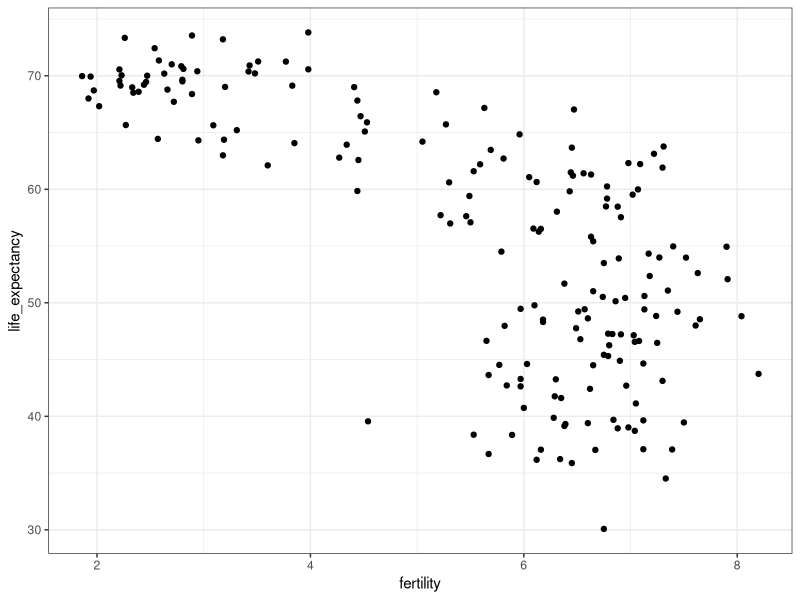
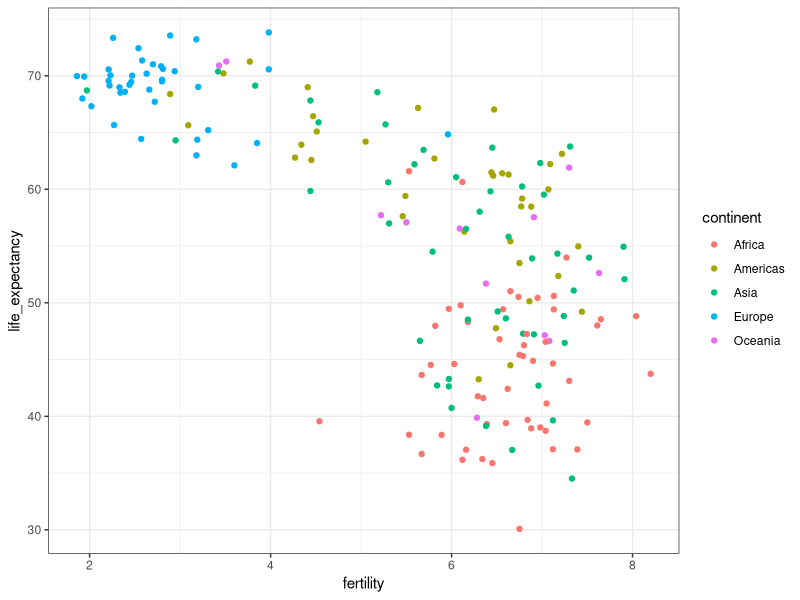
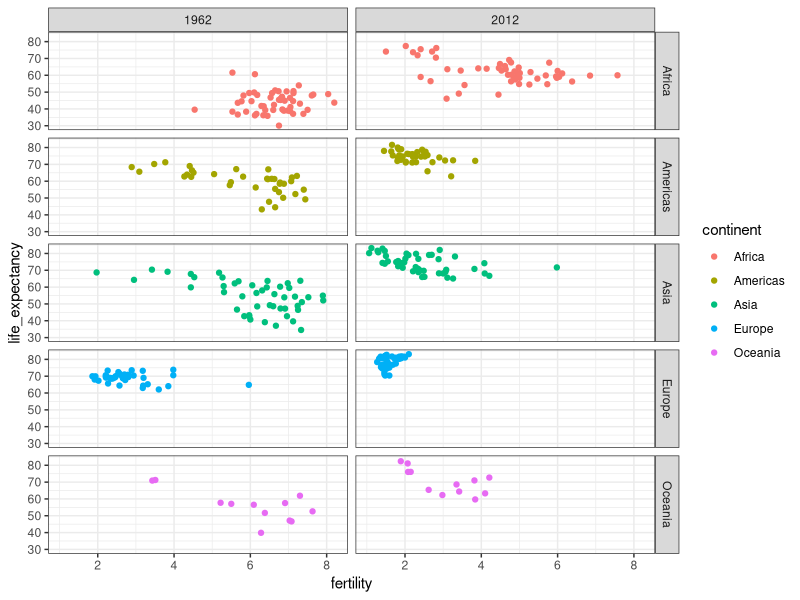
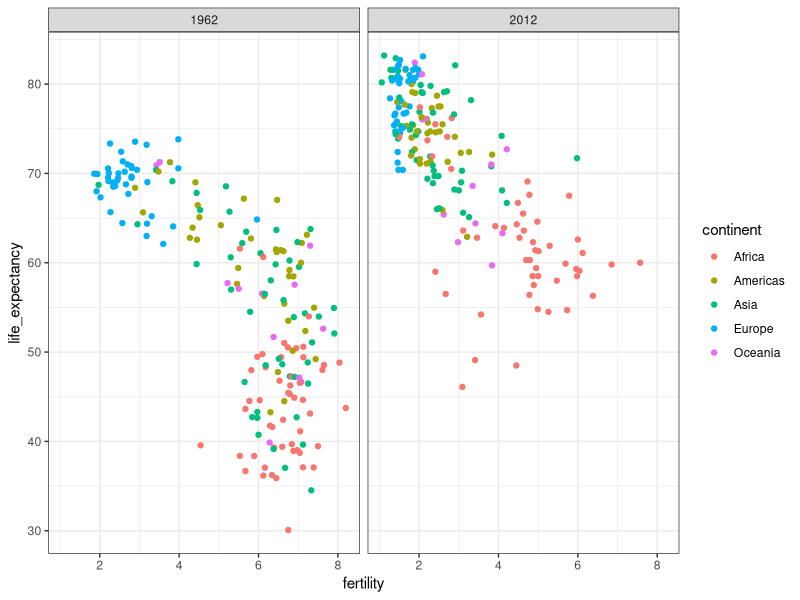
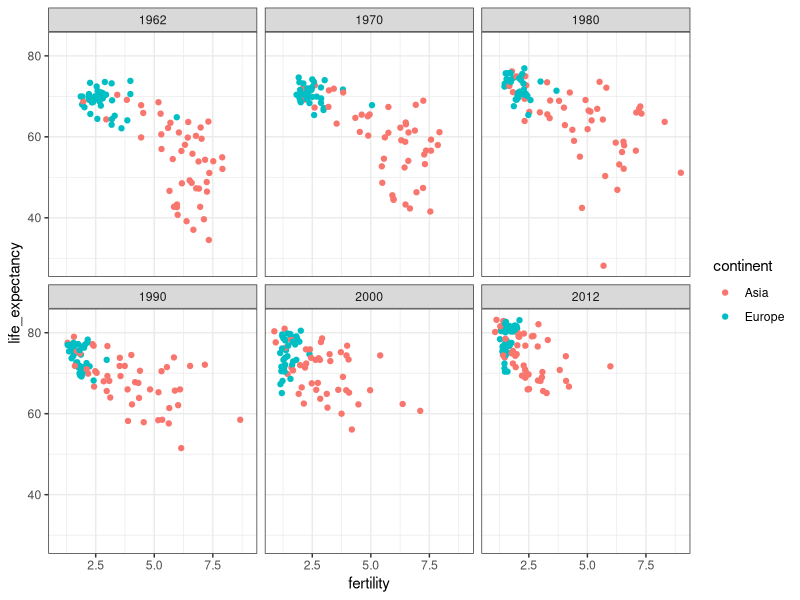
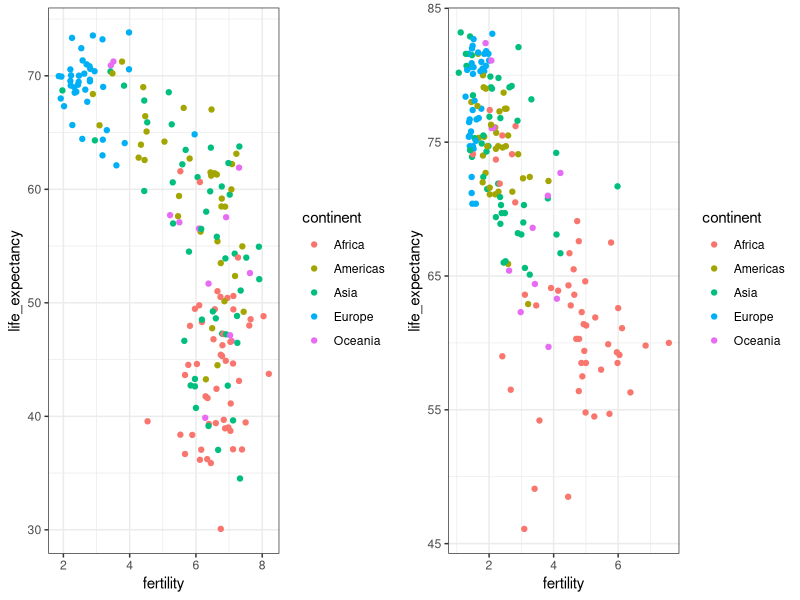
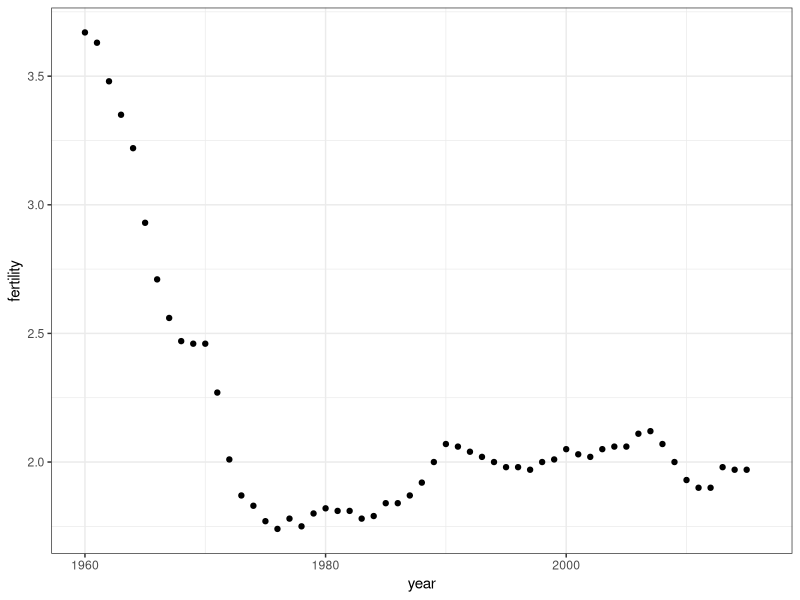
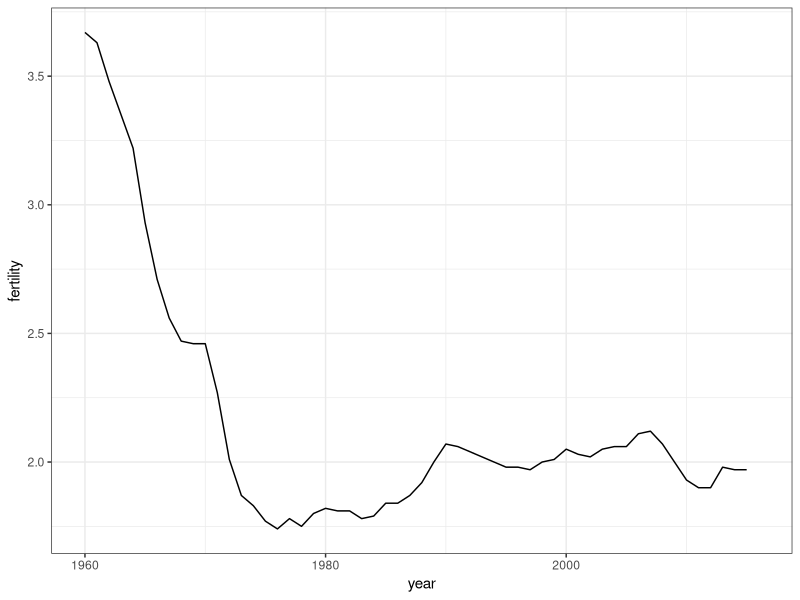

Write the R code that produced these figures, in order.
## ---- chunk 1
knitr::opts_chunk$set(echo = TRUE)
## ---- chunk 2
library(dslabs)
data(gapminder)
head(gapminder)
## ---- chunk 3
library(tidyverse)
gapminder %>% 
  filter(year == 2015 & country %in% c("Sri Lanka","Turkey")) %>% 
  select(country, infant_mortality)
## ---- chunk 4
comp_table <- data_frame(comparison = rep(1:5, each = 2),
           country = c("Sri Lanka", "Turkey", "Poland", "South Korea", "Malaysia", "Russia", "Pakistan","Vietnam","Thailand","South Africa"))

tmp <- gapminder %>% 
  filter(year == 2015) %>% 
  select(country, infant_mortality) %>% 
  mutate(country = as.character(country)) ##to match characters to characters
  
tab <- inner_join(comp_table, tmp, by = "country") %>% select(-comparison)
  
bind_cols(slice(tab,seq(1,9,2)), slice(tab,seq(2,10,2))) %>% knitr::kable()
## ---- chunk 5
ds_theme_set()

filter(gapminder, year == 1962) %>%
  ggplot(aes(fertility, life_expectancy)) +
  geom_point()
## ---- chunk 6
filter(gapminder, year == 1962) %>%
  ggplot(aes(fertility, life_expectancy, color = continent)) +
  geom_point() 
## ---- chunk 7
filter(gapminder, year %in% c(1962, 2012)) %>%
  ggplot(aes(fertility, life_expectancy, color = continent)) +
  geom_point() +
  facet_grid(continent~year)
## ---- chunk 8
filter(gapminder, year %in% c(1962, 2012)) %>%
  ggplot(aes(fertility, life_expectancy, color = continent)) +
  geom_point() +
  facet_grid( . ~ year)
## ---- chunk 9
years <- c(1962, 1970, 1980, 1990, 2000, 2012)
continents <- c("Europe", "Asia")
gapminder %>% 
  filter(year %in% years & continent %in% continents) %>%
  ggplot(aes(fertility, life_expectancy, color = continent)) +
  geom_point() +
  facet_wrap(~year) 
## ---- chunk 10
library(gridExtra)
p1 <- filter(gapminder, year == 1962) %>%
  ggplot(aes(fertility, life_expectancy, col = continent)) +
  geom_point() 
p2 <- filter(gapminder, year == 2012) %>%
  ggplot(aes(fertility, life_expectancy, col = continent)) +
  geom_point() 
grid.arrange(p1, p2, ncol = 2)
## ---- chunk 11
gapminder %>% filter(country == "United States") %>% 
  ggplot(aes(year, fertility)) +
  geom_point()
## ---- chunk 12
gapminder %>% filter(country == "United States") %>% 
  ggplot(aes(year,fertility)) +
  geom_line()
## ---- chunk 13
countries <- c("South Korea", "Germany")
gapminder %>% filter(country %in% countries) %>% 
  ggplot(aes(year,fertility)) +
  geom_line()
## ---- chunk 14
countries <- c("South Korea", "Germany")
gapminder %>% filter(country %in% countries) %>% 
  ggplot(aes(year, fertility, group = country)) +
  geom_line()
## ---- chunk 15
countries <- c("South Korea", "Germany")
gapminder %>% filter(country %in% countries) %>% 
  ggplot(aes(year,fertility, color = country)) +
  geom_line()
## ---- chunk 16
labels <- data.frame(country = countries, x = c(1975, 1965), y = c(60, 72))

gapminder %>% filter(country %in% countries) %>% 
  ggplot(aes(year, life_expectancy, color = country)) +
  geom_line() +
  geom_text(data = labels, aes(x, y, label = country), size = 5) +
  theme(legend.position = "none")
## ---- chunk 17
gapminder <- gapminder %>% 
  mutate(dollars_per_day = gdp/population/365)
## ---- chunk 18
past_year <- 1970
gapminder %>% 
  filter(year == past_year & !is.na(gdp)) %>%
  ggplot(aes(dollars_per_day)) + 
  geom_histogram(binwidth = 1, color = "black")
## ---- chunk 19
gapminder %>% 
  filter(year == past_year & !is.na(gdp)) %>%
  ggplot(aes(log2(dollars_per_day))) + 
  geom_histogram(binwidth = 1, color = "black")
## ---- chunk 20
gapminder %>% filter(year == past_year) %>%
  ggplot(aes(log10(population))) +
  geom_histogram(binwidth = 0.5, color = "black")
## ---- chunk 21
gapminder %>% 
  filter(year == past_year & !is.na(gdp)) %>%
  ggplot(aes(dollars_per_day)) + 
  geom_histogram(binwidth = 1, color = "black") +
  scale_x_continuous(trans = "log2")
## ---- chunk 22
length(levels(gapminder$region))
## ---- chunk 23
p <- gapminder %>% 
  filter(year == past_year & !is.na(gdp)) %>%
  ggplot(aes(region, dollars_per_day)) 
p + geom_boxplot() 
## ---- chunk 24
p + geom_boxplot() +
  theme(axis.text.x = element_text(angle = 90, hjust = 1))
## ---- chunk 25
fac <- factor(c("Asia", "Asia", "West", "West", "West"))
levels(fac)

value <- c(10, 11, 12, 6, 4)
fac <- reorder(fac, value, FUN = mean)
levels(fac)
## ---- chunk 26
p <- gapminder %>% 
  filter(year == past_year & !is.na(gdp)) %>%
  mutate(region = reorder(region, dollars_per_day, FUN = median)) %>%
  ggplot(aes(region, dollars_per_day, fill = continent)) +
  geom_boxplot() +
  theme(axis.text.x = element_text(angle = 90, hjust = 1)) +
  xlab("")
p
## ---- chunk 27
p + scale_y_continuous(trans = "log2")
## ---- chunk 28
p + scale_y_continuous(trans = "log2") + geom_point(show.legend = FALSE) 
## ---- chunk 29
west <- c("Western Europe","Northern Europe","Southern Europe",
          "Northern America","Australia and New Zealand")
## ---- chunk 30
gapminder %>% 
  filter(year == past_year & !is.na(gdp)) %>%
  mutate(group = ifelse(region %in% west, "West", "Developing")) %>%
  ggplot(aes(dollars_per_day)) +
  geom_histogram(binwidth = 1, color = "black") +
  scale_x_continuous(trans = "log2") + 
  facet_grid(. ~ group)
## ---- chunk 31
past_year <- 1970
present_year <- 2010
gapminder %>% 
  filter(year %in% c(past_year, present_year) & !is.na(gdp)) %>%
  mutate(group = ifelse(region %in% west, "West", "Developing")) %>%
  ggplot(aes(dollars_per_day)) +
  geom_histogram(binwidth = 1, color = "black") +
  scale_x_continuous(trans = "log2") + 
  facet_grid(year ~ group)
## ---- chunk 32
country_list_1 <- gapminder %>% 
  filter(year == past_year & !is.na(dollars_per_day)) %>% .$country

country_list_2 <- gapminder %>% 
  filter(year == present_year & !is.na(dollars_per_day)) %>% .$country
      
country_list <- intersect(country_list_1, country_list_2)
## ---- chunk 33
gapminder %>% 
  filter(year %in% c(past_year, present_year) & country %in% country_list) %>%
  mutate(group = ifelse(region %in% west, "West", "Developing")) %>%
  ggplot(aes(dollars_per_day)) +
  geom_histogram(binwidth = 1, color = "black") +
  scale_x_continuous(trans = "log2") + 
  facet_grid(year ~ group)
## ---- chunk 34
p <- gapminder %>% 
  filter(year %in% c(past_year, present_year) & country %in% country_list) %>%
  mutate(region = reorder(region, dollars_per_day, FUN = median)) %>%
  ggplot() +
  theme(axis.text.x = element_text(angle = 90, hjust = 1)) +
  xlab("") +
  scale_y_continuous(trans = "log2")  
## ---- chunk 35
p + geom_boxplot(aes(region, dollars_per_day, fill = continent)) +
  facet_grid(year~.)
## ---- chunk 36
p + geom_boxplot(aes(region, dollars_per_day, fill = factor(year)))
## ---- chunk 37
gapminder %>% 
  filter(year %in% c(past_year, present_year) & country %in% country_list) %>%
  mutate(year = ifelse(year == past_year, "past", "present")) %>%
  select(country, region, continent, year, dollars_per_day) %>%
  spread(year, dollars_per_day)  %>%
  mutate(difference = present/past) %>%
  mutate(region = reorder(region, difference, FUN = median)) %>%
  ggplot(aes(region,  difference, fill = factor(continent))) +
  geom_boxplot() + 
  geom_point(show.legend = FALSE) +
  theme(axis.text.x = element_text(angle = 90, hjust = 1)) +
  xlab("") + ylab(paste("Fold Increase Between", past_year, "and", present_year)) +
  scale_y_continuous(trans = "log2")  
## ---- chunk 38
gapminder %>% 
  filter(year %in% c(past_year, present_year) & country %in% country_list) %>%
  ggplot(aes(dollars_per_day)) +
  geom_density(fill = "grey") + 
  scale_x_continuous(trans = "log2") + 
  facet_grid(year~.)
## ---- chunk 39
gapminder %>% 
  filter(year == past_year & country %in% country_list) %>%
  mutate(group = ifelse(region %in% west, "West", "Developing")) %>% group_by(group) %>% 
  summarize(n=n()) %>% knitr::kable()
## ---- chunk 40
gapminder %>% 
  filter(year %in% c(past_year, present_year) & country %in% country_list) %>%
  mutate(group = ifelse(region %in% west, "West", "Developing")) %>%
  ggplot(aes(dollars_per_day, fill = group)) +
  scale_x_continuous(trans = "log2") +
  geom_density(alpha = 0.2) + 
  facet_grid(year ~ .)
## ---- chunk 41
p <- gapminder %>% 
  filter(year %in% c(past_year, present_year) & country %in% country_list) %>%
  mutate(group = ifelse(region %in% west, "West", "Developing")) %>%
  ggplot(aes(dollars_per_day, y = ..count.., fill = group)) +
  scale_x_continuous(trans = "log2")

p + geom_density(alpha = 0.2) + facet_grid(year ~ .)
## ---- chunk 42
p + geom_density(alpha = 0.2, bw = 0.75) + facet_grid(year ~ .)
## ---- chunk 43
gapminder <- gapminder %>% 
  mutate(group = case_when(
    .$region %in% west ~ "West",
    .$region %in% c("Eastern Asia", "South-Eastern Asia") ~ "East Asia",
    .$region %in% c("Caribbean", "Central America", "South America") ~ "Latin America",
    .$continent == "Africa" & .$region != "Northern Africa" ~ "Sub-Saharan Africa",
    TRUE ~ "Others"))
## ---- chunk 44
gapminder <- gapminder %>% 
  mutate(group = factor(group, levels = c("Others", "Latin America", "East Asia","Sub-Saharan Africa", "West")))
## ---- chunk 45
p <- gapminder %>% 
    filter(year %in% c(past_year, present_year) & country %in% country_list) %>%
  ggplot(aes(dollars_per_day, y = ..count.., fill = group, color = group)) +
  scale_x_continuous(trans = "log2")

p + geom_density(alpha = 0.2, bw = 0.75, size = 2) + facet_grid(year ~ .)
## ---- chunk 46
p + geom_density(alpha = 0.2, bw = 0.75, position = "stack") + facet_grid(year ~ .)
## ---- chunk 47
gapminder %>% 
    filter(year %in% c(past_year, present_year) & country %in% country_list) %>%
  group_by(year) %>%
  mutate(weight = population/sum(population)) %>%
  ungroup() %>%
  ggplot(aes(dollars_per_day, fill = group, weight = weight)) +
  scale_x_continuous(trans = "log2") + 
  geom_density(alpha = 0.2, bw = 0.75, position = "stack") + facet_grid(year ~ .) 
## ---- chunk 48
gapminder <- gapminder %>% 
  mutate(group = case_when(
    .$region %in% west ~ "The West",
    .$region %in% "Northern Africa" ~ "Northern Africa",
    .$region %in% c("Eastern Asia", "South-Eastern Asia") ~ "East Asia",
    .$region == "Southern Asia"~ "Southern Asia",
    .$region %in% c("Central America", "South America", "Caribbean") ~ "Latin America",
    .$continent == "Africa" & .$region != "Northern Africa" ~ "Sub-Saharan Africa",
    .$region %in% c("Melanesia", "Micronesia", "Polynesia") ~ "Pacific Islands"))
## ---- chunk 49
surv_income <- gapminder %>% 
  filter(year %in% present_year & !is.na(gdp) & !is.na(infant_mortality) & !is.na(group)) %>%
  group_by(group) %>%
  summarize(income = sum(gdp)/sum(population)/365,
            infant_survival_rate = 1-sum(infant_mortality/1000*population)/sum(population)) 

surv_income %>% arrange(income)
## ---- chunk 50
surv_income %>% ggplot(aes(income, infant_survival_rate, label = group, color = group)) +
  scale_x_continuous(trans = "log2", limit = c(0.25, 150)) +
  scale_y_continuous(trans = "logit", limit = c(0.875, .9981), 
                     breaks = c(.85,.90,.95,.99,.995,.998)) +
  geom_label(size = 3, show.legend = FALSE)
## ---- chunk 51
library(ggrepel)
highlight <- c("Sierra Leone", "Mauritius",  "Sudan", "Botswana", "Tunisia",
               "Cambodia","Singapore","Chile", "Haiti", "Bolivia",
               "United States","Sweden", "Angola", "Serbia")

gapminder %>% filter(year %in% present_year & !is.na(gdp) & !is.na(infant_mortality) & !is.na(group) ) %>%
  ggplot(aes(dollars_per_day, 1 - infant_mortality/1000, color = group, label = country)) +
  scale_x_continuous(trans = "log2", limits=c(0.25, 150)) +
  scale_y_continuous(trans = "logit",limit=c(0.875, .9981),
                     breaks=c(.85,.90,.95,.99,.995,.998)) + 
  geom_point(alpha = 0.5, size = 3) +
  geom_text_repel(size = 4, show.legend = FALSE,
    data = filter(gapminder, year %in% present_year & country %in% highlight))
